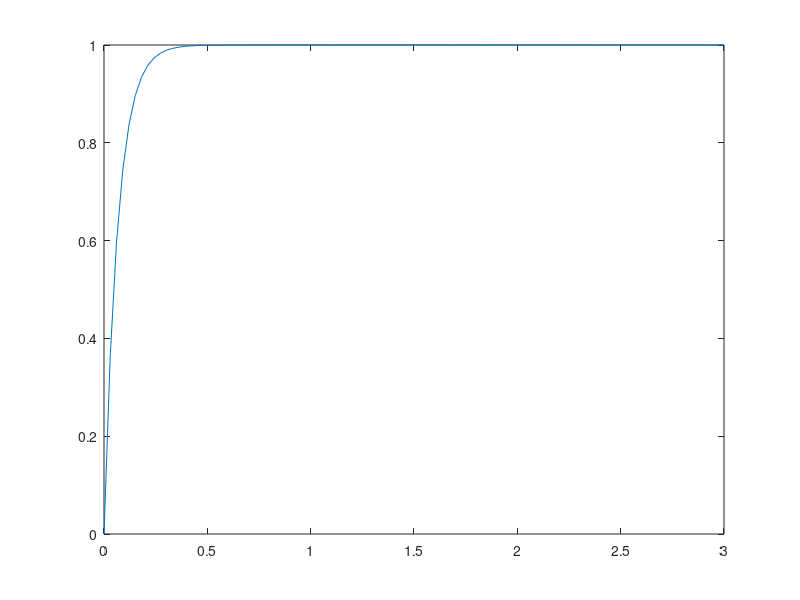
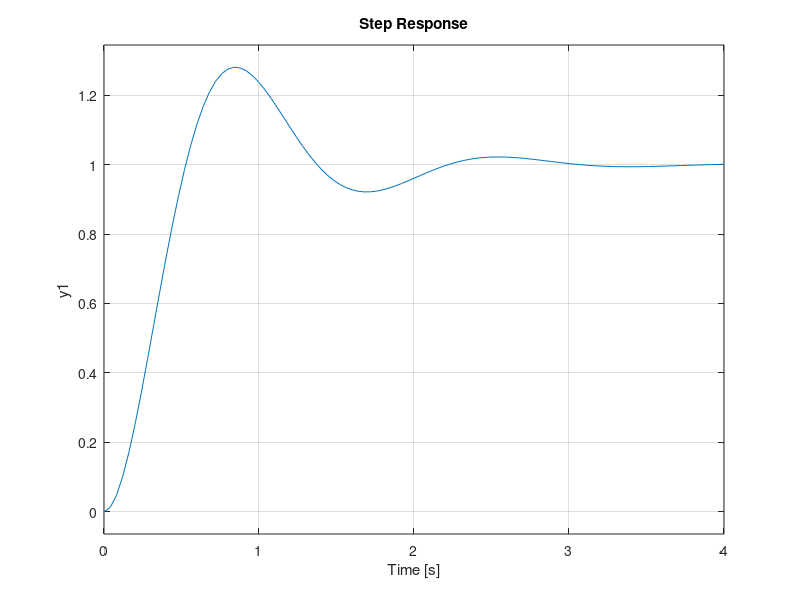
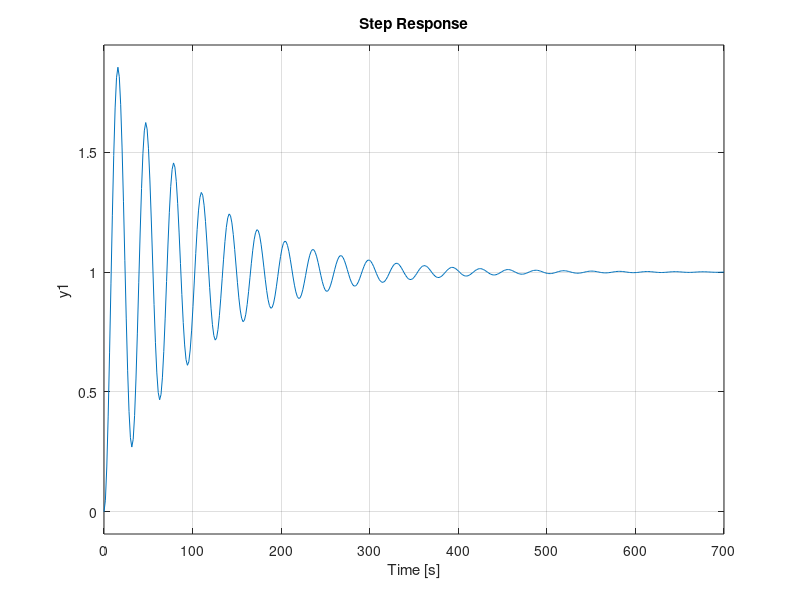

The MATLAB script that drew these images, in order:
clc;
clear;

t = linspace(0,3);
c = 1-exp(-15*t);

figure(1);clf
plot(t,c);

num = [16];
dem = [1 3 16];
h = tf(num,dem);
figure(2);clf
step(h)

num2 = [0.04];
dem2 = [1 0.02 0.04];
h2 = tf(num2,dem2);
figure(3);clf
step(h2)
